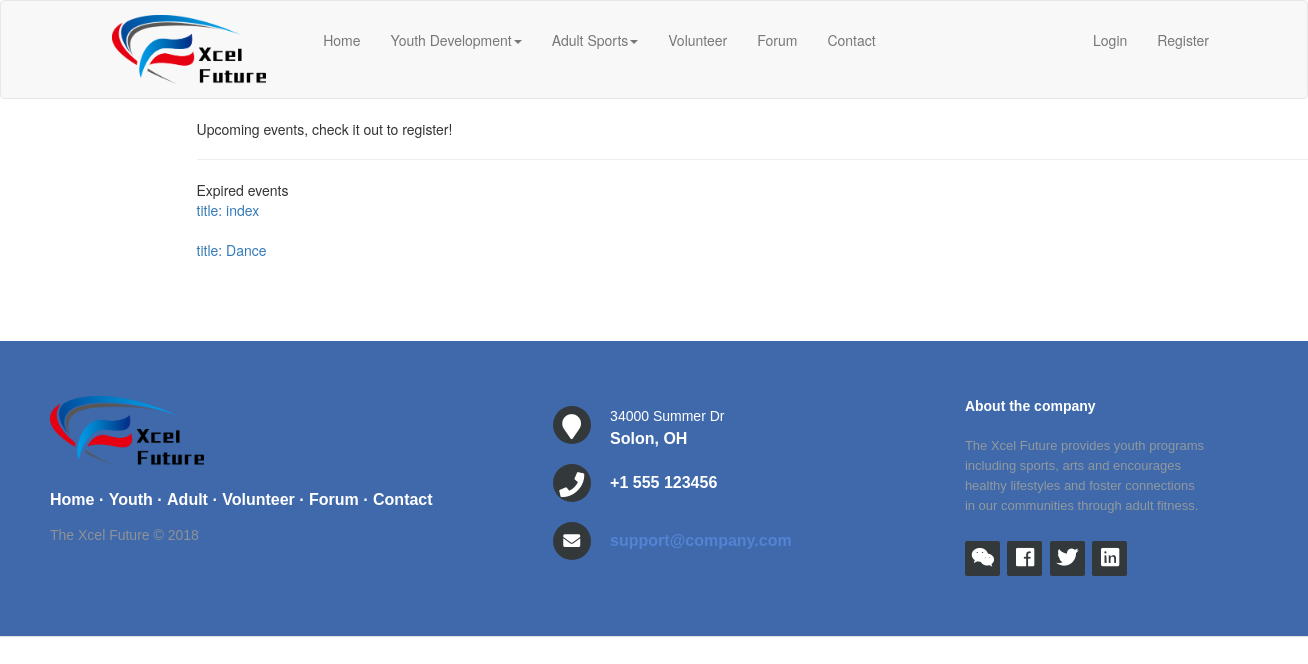
The app's page /youth_activities, older data.
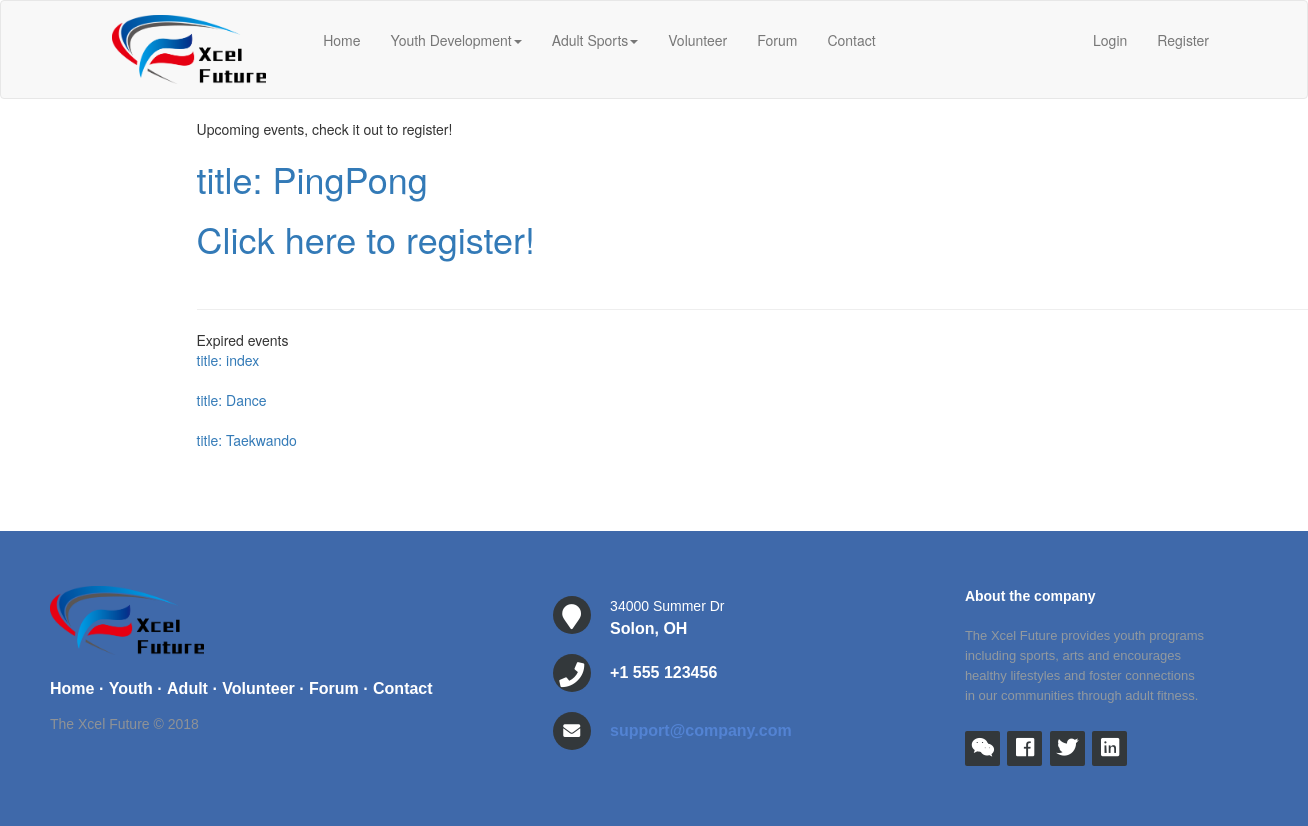
The same page, newer data.
### app/models.py (models this page shows, shortened)
class Event(db.Model):
    id = db.Column(db.Integer, primary_key=True)
    start_date = db.Column(db.DateTime, index=True, default=datetime.now)
    end_date = db.Column(db.DateTime, index=True)
    location = db.Column(db.String(128))
    limit = db.Column(db.Integer)
    participants = db.Column(db.Integer, default=0)
    title = db.Column(db.String(500))
    body = db.Column(db.Text)
    event_file = db.relationship('File', secondary=event_file_table,
                  backref=db.backref('file_event', lazy='dynamic'), lazy='dynamic')
    event_image = db.relationship('Image', secondary=event_image_table,
                  backref=db.backref('image_event', lazy='dynamic'), lazy='dynamic')
    def get_upcoming_events(self):
        now = datetime.now()
        upcoming = Event.query.filter(Event.start_date > now).order_by(Event.start_date)
        return list(upcoming)
    def get_passed_events(self):
        now = datetime.now()
        ongoing = Event.query.filter(Event.start_date <= now).order_by(Event.start_date)
        return list(ongoing)

### app/routes.py (the view)
@app.route('/youth_activities')
def events():
    upcoming = Event().get_upcoming_events()
    passed = Event().get_passed_events()
    return render_template('events.html', title='events', upcoming=upcoming, passed=passed)

### app/templates/events.html
{% extends "base.html" %}
{% block app_content %}
<div class="container">
    {{ 'Upcoming events, check it out to register!' }}
    <br>
    {% for event in upcoming %}
        {% include '_upcoming.html' %}
    {% endfor %}
    <hr>
    {{ 'Expired events' }}
    {% for event in passed %}
    {% include '_passed.html' %}
    {% endfor %}
</div>
{% endblock %}

### app/templates/_upcoming.html (shortened to what this page needs)
<h1><a href="{{ url_for('event', event=event.id) }}">title: {{ event.title }}</a></h1>
<h1><a href="{{ url_for('register_event', event=event.id) }}">Click here to register!</a></h1>

### app/templates/_passed.html (shortened to what this page needs)
<table>
    <tr valign="top">
        <td><a href="{{ url_for('event', event=event.id) }}">title: {{ event.title }}</a></td>
    </tr>
</table>

Row changes from the older to the newer data that the page shows:
added Event: title "PingPong"
added Event: title "Taekwando"
